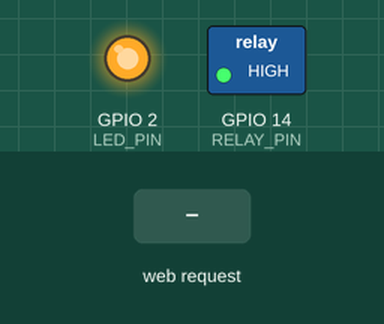
The sketch below on a simulated ESP8266 (NodeMCU). Shown: switched loads named in the sketch (green lamp = pin HIGH), output pins drawn as LEDs (lit = HIGH). The test bench sets the inputs (shaded band). WiFi joins after 1.5 s; servers stay silent unless stated; what the sketch prints to the serial monitor is not drawn.

Above: at 2.9 s.
3.0 s: HTTP request GET /on received
At 4.2 s:
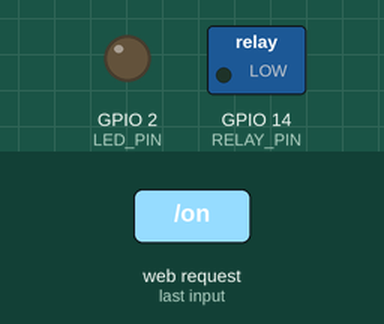
4.5 s: HTTP request GET /off received
At 5.3 s:
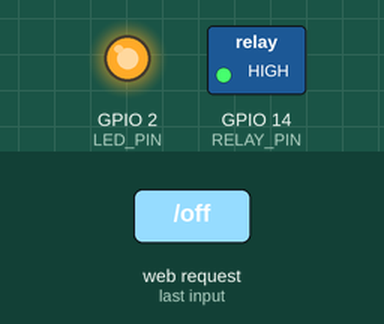
Timing chart, 0 to 7.5 s (numbered marks = the images above; inputs shaded):
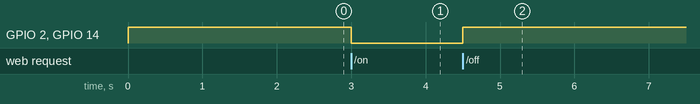

Measured:
- after the input at 3.0 s, GPIO 2 (LED_PIN), GPIO 14 (RELAY_PIN): HIGH → LOW at once
- after the input at 4.5 s, GPIO 2 (LED_PIN), GPIO 14 (RELAY_PIN): LOW → HIGH at once

The sketch:

esp_webserver.ino
```cpp
#include <ESP8266WiFi.h>
#include <ESP8266WebServer.h>
#include <WiFiClient.h>

const char* WIFI_SSID = "viia";
const char* WIFI_PASS = "12345678";

ESP8266WebServer server(80);

#define RELAY_PIN 14
#define LED_PIN   LED_BUILTIN

String currentState = "OFF";

void handleRoot() {
  String html = "<html><head><title>ESP8266 Relay</title></head><body>";
  html += "<h2>ESP8266 Relay Control</h2>";
  html += "<p>State: " + currentState + "</p>";
  html += "<p><a href=\"/on\"><button style='padding:10px 20px'>TURN ON</button></a> ";
  html += "<a href=\"/off\"><button style='padding:10px 20px'>TURN OFF</button></a></p>";
  html += "</body></html>";
  server.send(200, "text/html", html);
}

void sendStatus() {
  server.send(200, "text/plain", currentState);
}

void handleOn() {
  digitalWrite(RELAY_PIN, LOW);
  digitalWrite(LED_PIN, LOW);
  currentState = "ON";
  Serial.println("Relay: ON");
  sendStatus();
}

void handleOff() {
  digitalWrite(RELAY_PIN, HIGH);
  digitalWrite(LED_PIN, HIGH);
  currentState = "OFF";
  Serial.println("Relay: OFF");
  sendStatus();
}

void setup() {
  Serial.begin(115200);
  pinMode(RELAY_PIN, OUTPUT);
  pinMode(LED_PIN, OUTPUT);

  digitalWrite(RELAY_PIN, HIGH);
  digitalWrite(LED_PIN, HIGH);

  WiFi.begin(WIFI_SSID, WIFI_PASS);

  Serial.print("Connecting to WiFi");
  while (WiFi.status() != WL_CONNECTED) {
    delay(500);
    Serial.print(".");
  }
  Serial.println();

  Serial.print("Connected! IP: ");
  Serial.println(WiFi.localIP());

  // ⭐ AUTO SEND ESP IP TO PHP SERVER
  WiFiClient client;
  if (client.connect("10.56.231.101", 80)) {     // CHANGE THIS → XAMPP IP
    client.print(String("GET ") + "/smartplug/register.php?ip=" + WiFi.localIP().toString() + " HTTP/1.1\r\n" +
                 "Host: 10.56.231.101\r\n" +
                 "Connection: close\r\n\r\n");
    client.stop();
  }

  server.on("/", handleRoot);
  server.on("/on", handleOn);
  server.on("/off", handleOff);
  server.on("/status", sendStatus);

  server.begin();
}

void loop() {
  server.handleClient();
}
```
